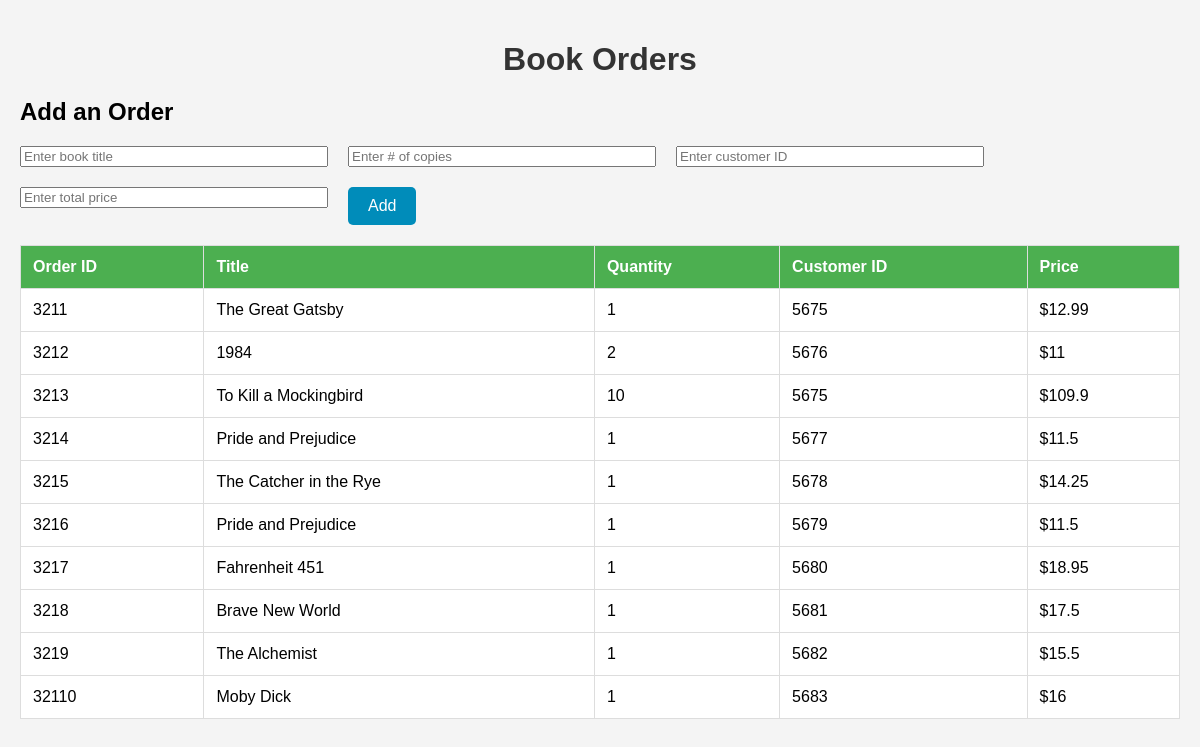
The page /orders on the database its author committed.
### tables this page shows
CREATE TABLE ORDERS(
	order_id   integer NOT NULL primary key AUTOINCREMENT, -- order if will serve as primary key
	book_title varchar(30), -- book title purchased by customer
	quantity integer, -- quantity of book title purchased 
	customer_id integer, -- customer id 
	price DECIMAL(2, 2), -- overall price for the order of the book title
	CHECK (quantity <= 10) -- customer can order max 10 copies of a book
);

### app.py (the view, shortened to what this page needs)
@app.route('/orders', methods=['GET', 'POST'])
def orders():
    conn = sqlite3.connect('book_store_database.db')
    orders = conn.execute('SELECT * FROM ORDERS;').fetchall()
    conn.close()
    return render_template('orders.html', orders=orders)

### templates/orders.html (shortened to what this page needs)
<!DOCTYPE html>
<html lang="en">
<head>
</head>
<body>
    <h1>Book Orders</h1>
    <h2>Add an Order</h2>
    <form method="POST" style="display: flex; flex-wrap: wrap; gap: 20px;">
        <div style="display: flex; flex-direction: column;">
            <input type="text" name="title" placeholder="Enter book title" style="width: 300px;"/>
        </div>
        <div style="display: flex; flex-direction: column;">
            <input type="text" name="quantity" placeholder="Enter # of copies" style="width: 300px;"/>
        </div>
        <div style="display: flex; flex-direction: column;">
            <input type="text" name="customer" placeholder="Enter customer ID" style="width: 300px;"/>
        </div>
        <div style="display: flex; flex-direction: column;">
            <input type="text" name="price" placeholder="Enter total price" style="width: 300px;"/>
        </div>
        <div style="display: flex; flex-direction: column;">
            <button type="submit">Add</button>
        </div>
    </form>
    {% if orders is string %}
        <script>
            window.onload = function() {
                alert("{{ orders }}");
            };
        </script>
    {% else %}
        <table>
            <thead>
                <tr>
                    <th>Order ID</th>
                    <th>Title</th>
                    <th>Quantity</th>
                    <th>Customer ID</th>
                    <th>Price</th>
                </tr>
            </thead>
            <tbody>
                {% for order in orders %}
                <tr>
                    <td>{{ order[0] }}</td>
                    <td>{{ order[1] }}</td>
                    <td>{{ order[2] }}</td>
                    <td>{{ order[3] }}</td>
                    <td>${{ order[4] }}</td>
                </tr>
                {% endfor %}
            </tbody>
        </table>
    {% endif %}
</body>
</html>

### templates/orders.html (style rules this page uses)
body { font-family: Arial, sans-serif; background-color: #f4f4f4; margin: 0; padding: 20px; }
h1 { text-align: center; color: #333; margin-bottom: 20px; }
table { width: 100%; border-collapse: collapse; margin: 20px 0; background-color: #fff; }
th, td { padding: 12px; text-align: left; border: 1px solid #ddd; }
th { background-color: #4CAF50; color: white; }
button { background-color: #008CBA; color: white; padding: 10px 20px; border: none; border-radius: 5px; cursor: pointer; font-size: 16px; }

### rows shown on the page
ORDERS: order_id "3211", book_title "The Great Gatsby", quantity "1", customer "5675", price "12.99"
ORDERS: order_id "3212", book_title "1984", quantity "2", customer "5676", price "11"
ORDERS: order_id "3213", book_title "To Kill a Mockingbird", quantity "10", customer "5675", price "109.9"
ORDERS: order_id "3214", book_title "Pride and Prejudice", quantity "1", customer "5677", price "11.5"
ORDERS: order_id "3215", book_title "The Catcher in the Rye", quantity "1", customer "5678", price "14.25"
ORDERS: order_id "3216", book_title "Pride and Prejudice", quantity "1", customer "5679", price "11.5"
ORDERS: order_id "3217", book_title "Fahrenheit 451", quantity "1", customer "5680", price "18.95"
ORDERS: order_id "3218", book_title "Brave New World", quantity "1", customer "5681", price "17.5"
ORDERS: order_id "3219", book_title "The Alchemist", quantity "1", customer "5682", price "15.5"
ORDERS: order_id "32110", book_title "Moby Dick", quantity "1", customer "5683", price "16"
